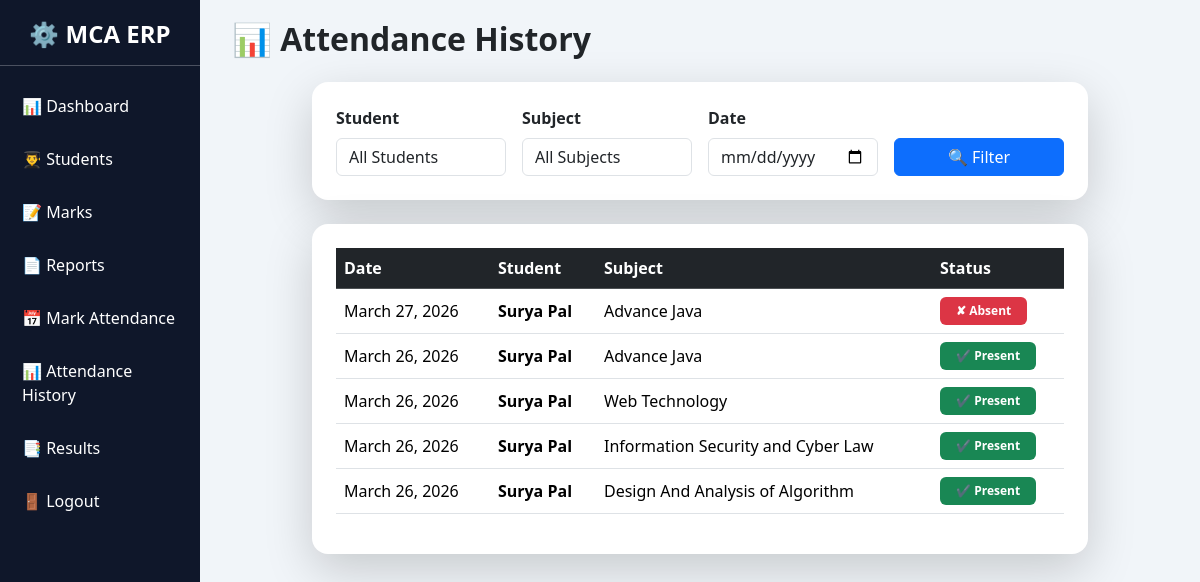
The page /attendance-history/ on the database its author committed.
### analytics/models.py (models this page shows, shortened)
class Attendance(models.Model):
    student = models.ForeignKey(Student, on_delete=models.CASCADE)
    subject = models.ForeignKey(Subject, on_delete=models.CASCADE)
    date = models.DateField()
    status = models.CharField(
        max_length=10,
        choices=[
            ('Present','Present'),
            ('Absent','Absent')
        ]
    )
    class Meta:
        unique_together = ('student','subject','date')

class Student(models.Model):
    user = models.OneToOneField(User,on_delete=models.CASCADE)
    name = models.CharField(max_length=100)
    roll_no = models.CharField(max_length=20, unique=True)
    email = models.EmailField()
    phone = models.CharField(max_length=10)
    semester = models.IntegerField()

class Subject(models.Model):
    subject_name = models.CharField(max_length=100)

### analytics/views.py (the view)
# urls.py: path('attendance-history/', views.attendance_history, name='attendance_history'),
def attendance_history(request):
    records = Attendance.objects.all().order_by('-date')
    students = Student.objects.all()
    subjects = Subject.objects.all()
    student_id = request.GET.get('student')
    subject_id = request.GET.get('subject')
    date = request.GET.get('date')
    if student_id:
        records = records.filter(student_id=student_id)
    if subject_id:
        records = records.filter(subject_id=subject_id)
    if date:
        records = records.filter(date=date)
    context = {
        'records': records,
        'students': students,
        'subjects': subjects
    }
    return render(request,'attendance_history.html',context)

### analytics/templates/attendance_history.html (shortened to what this page needs)
{% extends 'base.html' %}
{% block content %}
<div class="container-fluid">
<div class="mb-4">
    <h2 class="fw-bold">📊 Attendance History</h2>
</div>
<form method="GET">
<div class="row justify-content-center">
    <div class="col-md-10">
        <div class="card shadow-lg border-0 rounded-4 p-4 mb-4">
            <div class="row g-3">
                <div class="col-md-3">
                    <label class="form-label fw-semibold">Student</label>
                    <select name="student" class="form-control">
                        <option value="">All Students</option>
                    </select>
                </div>
                <div class="col-md-3">
                    <label class="form-label fw-semibold">Subject</label>
                    <select name="subject" class="form-control">
                        <option value="">All Subjects</option>
                    </select>
                </div>
                <div class="col-md-3">
                    <label class="form-label fw-semibold">Date</label>
                    <input type="date" name="date" class="form-control">
                </div>
                <div class="col-md-3 d-flex align-items-end">
                    <button class="btn btn-primary w-100">
                        🔍 Filter
                    </button>
                </div>
            </div>
        </div>
    </div>
</div>
</form>
<div class="row justify-content-center">
    <div class="col-md-10">
        <div class="card shadow-lg border-0 rounded-4 p-4">
            <table class="table table-hover align-middle">
                <thead class="table-dark">
                    <tr>
                        <th>Date</th>
                        <th>Student</th>
                        <th>Subject</th>
                        <th>Status</th>
                    </tr>
                </thead>
                <tbody>
                    {% for r in records %}
                    <tr>
                        <td>{{r.date}}</td>
                        <td class="fw-semibold">{{r.student.name}}</td>
                        <td>{{r.subject.subject_name}}</td>
                        <td>
                            {% if r.status == "Present" %}
                                <span class="badge bg-success px-3 py-2">
                                    ✔ Present
                                </span>
                            {% else %}
                                <span class="badge bg-danger px-3 py-2">
                                    ✘ Absent
                                </span>
                            {% endif %}
                        </td>
                    </tr>
                    {% empty %}
                    <tr>
                        <td colspan="4" class="text-center text-muted">
                            No records found
                        </td>
                    </tr>
                    {% endfor %}
                </tbody>
            </table>
        </div>
    </div>
</div>
</div>
{% endblock %}

### analytics/templates/base.html (style rules this page uses)
body { background:#f1f5f9; }
.card { transition:0.3s; }

### rows shown on the page
Attendance: date "March 27, 2026", student.name "Surya Pal", subject.subject_name "Advance Java", status "✘ Absent"
Attendance: date "March 26, 2026", student.name "Surya Pal", subject.subject_name "Advance Java", status "✔ Present"
Attendance: date "March 26, 2026", student.name "Surya Pal", subject.subject_name "Web Technology", status "✔ Present"
Attendance: date "March 26, 2026", student.name "Surya Pal", subject.subject_name "Information Security and Cyber Law", status "✔ Present"
Attendance: date "March 26, 2026", student.name "Surya Pal", subject.subject_name "Design And Analysis of Algorithm", status "✔ Present"
